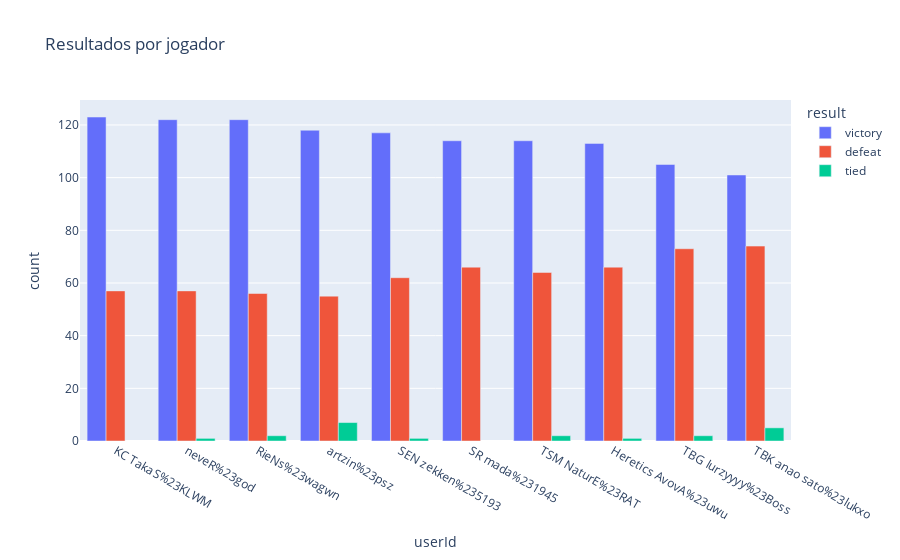

Write notebook code for a chart like this one.
### Code cell
fig = px.bar(results_player, x = 'userId', y = 'count', barmode='group', color = 'result', title = 'Resultados por jogador')
fig.show();

### Figure 1 — Plotly figure (JSON) as saved in the notebook; plotly's stock layout.template omitted (floating-point values rounded to 4 significant figures)
{"data": [{"alignmentgroup": "True", "hovertemplate": "result=victory<br>userId=%{x}<br>count=%{y}<extra></extra>", "legendgroup": "victory", "marker": {"color": "#636efa", "pattern": {"shape": ""}}, "name": "victory", "offsetgroup": "victory", "orientation": "v", "showlegend": true, "textposition": "auto", "type": "bar", "x": ["KC TakaS%23KLWM", "neveR%23god", "RieNs%23wagwn", "artzin%23psz", "SEN zekken%235193", "SR mada%231945", "TSM NaturE%23RAT", "Heretics AvovA%23uwu", "TBG lurzyyyy%23Boss", "TBK anao sato%23lukxo"], "xaxis": "x", "y": [123, 122, 122, 118, 117, 114, 114, 113, 105, 101], "yaxis": "y"}, {"alignmentgroup": "True", "hovertemplate": "result=defeat<br>userId=%{x}<br>count=%{y}<extra></extra>", "legendgroup": "defeat", "marker": {"color": "#EF553B", "pattern": {"shape": ""}}, "name": "defeat", "offsetgroup": "defeat", "orientation": "v", "showlegend": true, "textposition": "auto", "type": "bar", "x": ["TBK anao sato%23lukxo", "TBG lurzyyyy%23Boss", "Heretics AvovA%23uwu", "SR mada%231945", "TSM NaturE%23RAT", "SEN zekken%235193", "KC TakaS%23KLWM", "neveR%23god", "RieNs%23wagwn", "artzin%23psz"], "xaxis": "x", "y": [74, 73, 66, 66, 64, 62, 57, 57, 56, 55], "yaxis": "y"}, {"alignmentgroup": "True", "hovertemplate": "result=tied<br>userId=%{x}<br>count=%{y}<extra></extra>", "legendgroup": "tied", "marker": {"color": "#00cc96", "pattern": {"shape": ""}}, "name": "tied", "offsetgroup": "tied", "orientation": "v", "showlegend": true, "textposition": "auto", "type": "bar", "x": ["artzin%23psz", "TBK anao sato%23lukxo", "RieNs%23wagwn", "TSM NaturE%23RAT", "TBG lurzyyyy%23Boss", "Heretics AvovA%23uwu", "SEN zekken%235193", "neveR%23god"], "xaxis": "x", "y": [7, 5, 2, 2, 2, 1, 1, 1], "yaxis": "y"}], "layout": {"barmode": "group", "legend": {"title": {"text": "result"}, "tracegroupgap": 0}, "title": {"text": "Resultados por jogador"}, "xaxis": {"anchor": "y", "domain": [0, 1], "title": {"text": "userId"}}, "yaxis": {"anchor": "x", "domain": [0, 1], "title": {"text": "count"}}}}
